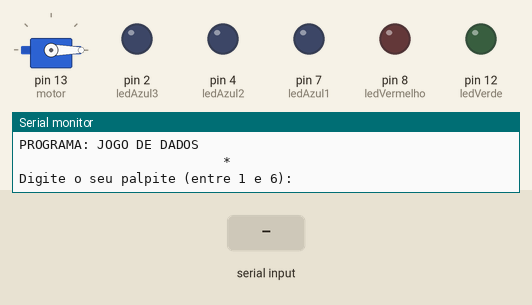
Recording of a sketch running on a simulated Arduino Uno, built with avr-gcc and run on an emulated ATmega328P. On the bench: servo, output pins drawn as LEDs (lit = HIGH), the last lines printed to the serial monitor. The inputs (shaded band) are chosen by the test bench. Random numbers use the default seed unless the sketch sets one.

Above: at 1.4 s.
1.5 s: "90,45\n" received over Serial
At 3.8 s:
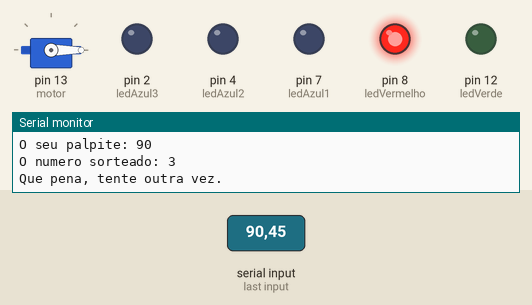
Timing chart, 0 to 10.5 s (numbered marks = the images above; inputs shaded):
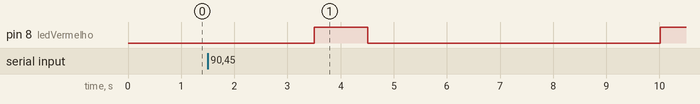

The sketch:

jogo_de_dado_simplificado_com_motor1.ino
```cpp
#include <Servo.h>
Servo motor;

 int ledVerde = 12;
 int ledVermelho = 8;
 int ledAzul1 = 7;
 int ledAzul2 = 4;
 int ledAzul3 = 2;
 int acertos = 0;


void desenhaCabecalho() {
  Serial.println("*");
  Serial.println("PROGRAMA: JOGO DE DADOS");
  Serial.println("                          *");
  delay(500);
}

void setup() {
  Serial.begin(9600);
  randomSeed(analogRead(0)); // Evita sempre o mesmo número sorteado

  motor.attach(13);
  motor.write(0); // Move o motor

  pinMode(ledVerde, OUTPUT);
  pinMode(ledVermelho, OUTPUT);
  pinMode(ledAzul1, OUTPUT);
  pinMode(ledAzul2, OUTPUT);
  pinMode(ledAzul3, OUTPUT);
}

void loop() {
  int palpite;
  int numeroSorteado = random(1, 7); // Sorteia um número entre 1 e 6

  desenhaCabecalho();
  Serial.println("Digite o seu palpite (entre 1 e 6):");

  while (!Serial.available());
  palpite = Serial.parseInt();

  Serial.println("Processando...");
  delay(2000);

  Serial.println("O seu palpite: " + String(palpite));
  Serial.println("O numero sorteado: " + String(numeroSorteado));

  // Lógica de jogo e acionamento dos LEDs
  if (palpite == numeroSorteado) {
    Serial.println("Parabens, voce acertou!");
    digitalWrite(ledVerde, HIGH);
    delay(500);
    digitalWrite(ledVerde, LOW);
    acertos++; // Incrementa a contagem de acertos
  } else {
    Serial.println("Que pena, tente outra vez.");
    digitalWrite(ledVermelho, HIGH);
    delay(1000);
    digitalWrite(ledVermelho, LOW);
  }

  // Controla LEDs com base nos acertos
  if (acertos == 1) {
    digitalWrite(ledAzul1, HIGH);
  } else if (acertos == 2) {
    digitalWrite(ledAzul2, HIGH);
  } else if (acertos >= 3) {
    Serial.println("Voce conquistou a sabedoria! A porta se abre...");
    motor.write(90); // Move o motor
    digitalWrite(ledAzul3, HIGH);
  }

  Serial.println("Reinicie o programa para jogar novamente.");
  Serial.println();
  Serial.println();
  delay(3000);
}
```

Measured:
- after the input at 1.5 s, pin 8 (ledVermelho): LOW → HIGH after 2.0 s, → LOW 1.0 s later, → HIGH 5.5 s later
